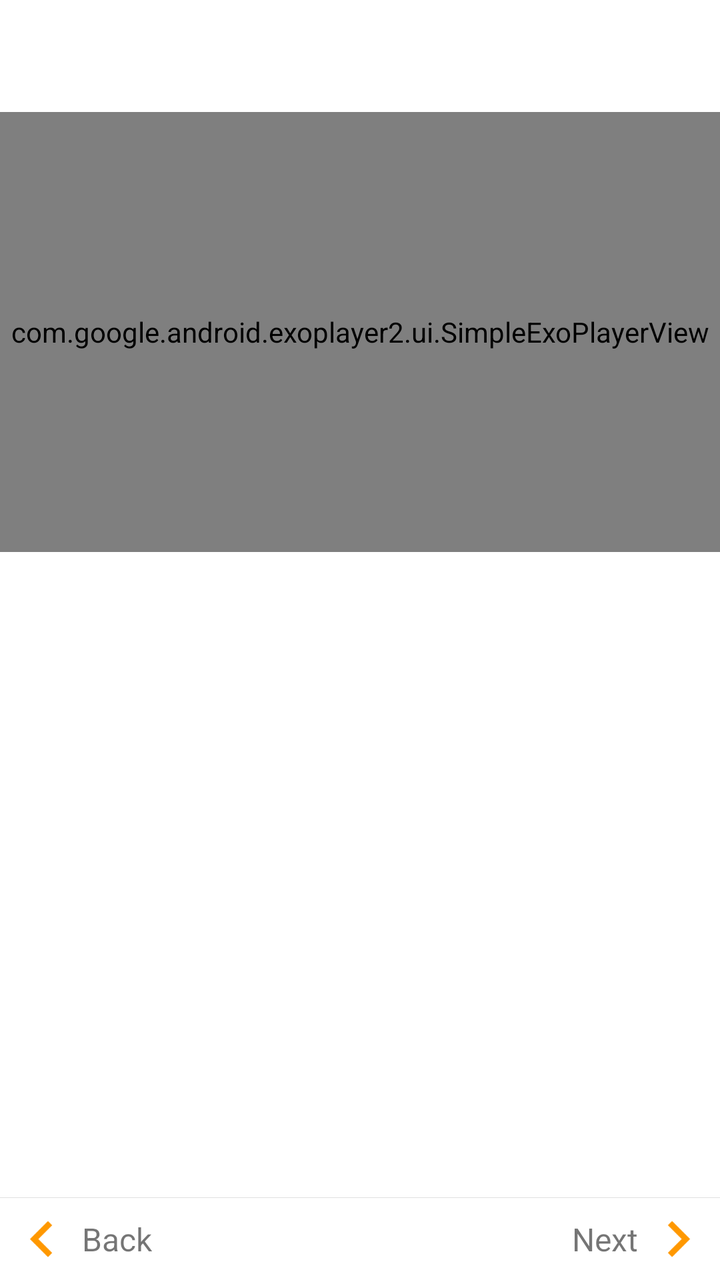
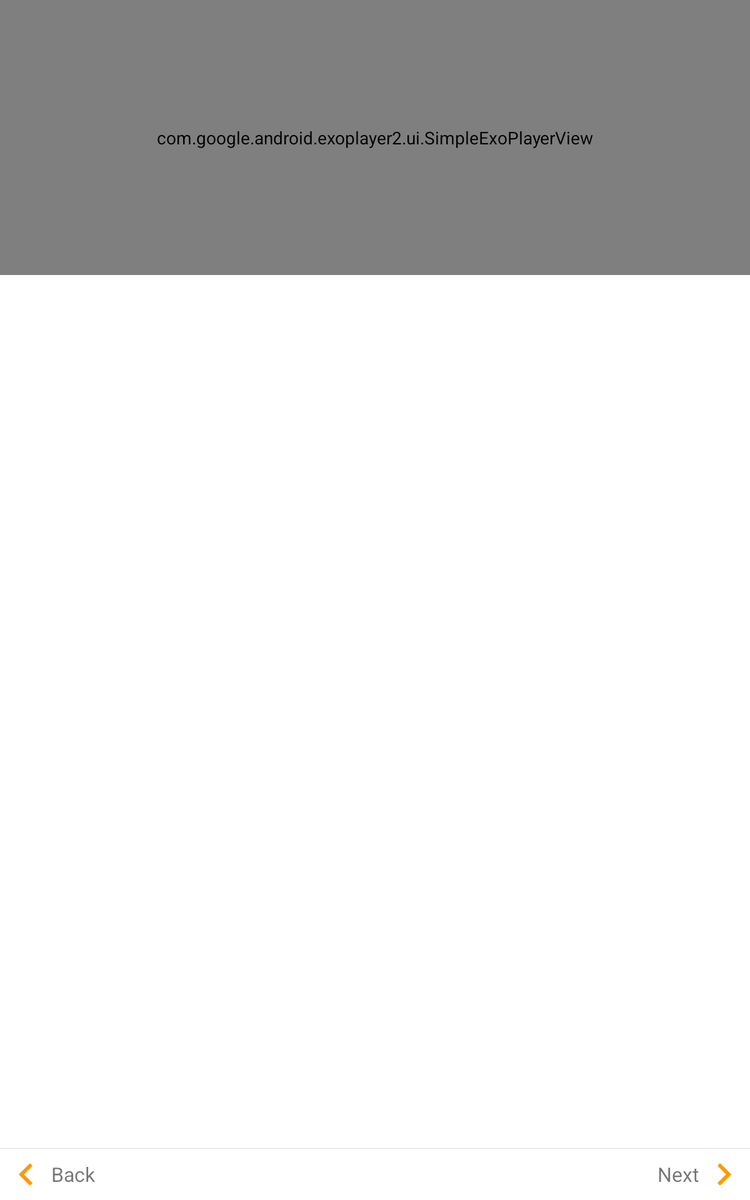

The same Android screen from two of the app's own layout files: first res/layout/ as a phone draws it, then the repository's variant for another configuration, drawn on a device whose configuration selects that folder. Both files follow.
<!-- AndroidManifest.xml: activity theme AppThemeTranslucent -->
<!-- res/layout/fragment_recipe_step_detail.xml -->
<?xml version="1.0" encoding="utf-8"?>

<LinearLayout xmlns:android="http://schemas.android.com/apk/res/android"
    android:layout_width="match_parent"
    android:layout_height="match_parent"
    xmlns:app="http://schemas.android.com/apk/res-auto"
    xmlns:tools="http://schemas.android.com/tools"
    android:orientation="vertical"
    android:fitsSystemWindows="true">

    <include layout="@layout/include_toolbar" />

    <RelativeLayout
        android:layout_width="wrap_content"
        android:layout_height="wrap_content">

        <ImageView
            android:id="@+id/img_background_video"
            android:layout_width="match_parent"
            android:layout_height="220dp" />

        <com.google.android.exoplayer2.ui.SimpleExoPlayerView
            android:id="@+id/sep_step_video"
            android:layout_width="match_parent"
            android:layout_height="220dp"
            app:resize_mode="fill"/>

    </RelativeLayout>


    <ScrollView
        android:layout_width="match_parent"
        android:layout_height="0dp"
        android:layout_weight="1">
        <LinearLayout
            android:layout_width="match_parent"
            android:layout_height="wrap_content"
            android:orientation="vertical">
            <TextView
                android:id="@+id/tv_step"
                android:layout_width="match_parent"
                android:layout_height="wrap_content"
                android:layout_margin="24dp"
                android:textSize="16sp"/>
        </LinearLayout>
    </ScrollView>

    <LinearLayout
        android:layout_width="match_parent"
        android:layout_height="1px"
        android:background="@color/theme_divider"/>

    <LinearLayout
        android:id="@+id/ll_navigation"
        android:layout_width="match_parent"
        android:layout_height="wrap_content"
        android:orientation="horizontal">

        <LinearLayout
            android:id="@+id/ll_back"
            android:layout_width="wrap_content"
            android:layout_height="wrap_content"
            android:padding="8dp"
            android:orientation="horizontal"
            android:gravity="center_vertical">
            <ImageView
                android:layout_width="25dp"
                android:layout_height="25dp"
                android:src="@drawable/ic_keyboard_arrow_left"/>

            <TextView
                android:layout_width="wrap_content"
                android:layout_height="wrap_content"
                android:text="@string/back"
                android:layout_marginLeft="8dp"
                android:textSize="16sp"/>
        </LinearLayout>

        <View
            android:layout_width="0dp"
            android:layout_weight="1"
            android:layout_height="match_parent"/>

        <LinearLayout
            android:id="@+id/ll_next"
            android:layout_width="wrap_content"
            android:layout_height="wrap_content"
            android:padding="8dp"
            android:orientation="horizontal"
            android:gravity="center_vertical">
            <TextView
                android:layout_width="wrap_content"
                android:layout_height="wrap_content"
                android:text="@string/next"
                android:gravity="end"
                android:layout_marginRight="8dp"
                android:textSize="16sp"/>

            <ImageView
                android:layout_width="25dp"
                android:layout_height="25dp"
                android:src="@drawable/ic_keyboard_arrow_right"/>
        </LinearLayout>


    </LinearLayout>

</LinearLayout>
<!-- res/layout/include_toolbar.xml (included above) -->
<android.support.v7.widget.Toolbar
    xmlns:android="http://schemas.android.com/apk/res/android"
    xmlns:app="http://schemas.android.com/apk/res-auto"
    android:id="@+id/toolbar"
    android:layout_width="match_parent"
    android:layout_height="?attr/actionBarSize"
    android:theme="@style/ThemeOverlay.AppCompat.Light"
    app:popupTheme="@style/ThemeOverlay.AppCompat.Light"
    app:layout_collapseMode="pin"/>
<!-- resources referenced by this layout -->
<resources>
  <color name="theme_divider">#E0E0E0</color>
  <!-- drawable ic_keyboard_arrow_left: png bitmap (drawable-hdpi, 915 bytes) -->
  <!-- drawable ic_keyboard_arrow_right: png bitmap (drawable-hdpi, 916 bytes) -->
  <string name="back">Back</string>
  <string name="next">Next</string>
  <!-- from res/values-v21/ -->
  <style name="AppThemeTranslucent" parent="Theme.AppCompat.Light.NoActionBar">
          <item name="colorPrimary">@color/colorPrimary</item>
          <item name="colorPrimaryDark">@color/colorPrimary</item>
          <item name="colorAccent">@color/colorAccent</item>
  
          <item name="colorControlNormal">@color/colorAccent</item>
          <item name="colorControlActivated">@color/colorAccent</item>
          <item name="colorControlHighlight">@color/ripple</item>
  
          <item name="android:windowBackground">@color/white</item>
  
          <item name="android:windowContentTransitions">true</item>
  
          <item name="android:statusBarColor">@android:color/transparent</item>
          <item name="android:windowTranslucentStatus">true</item>
          <item name="android:windowActionBarOverlay">true</item>
          <item name="android:windowContentOverlay">@null</item>
      </style>
  <color name="colorPrimary">#FFFFFF</color>
  <color name="colorAccent">#FF9800</color>
  <color name="ripple">#33FFFFFF</color>
  <color name="white">#FFFFFF</color>
</resources>
<!-- res/layout-sw600dp/fragment_recipe_step_detail.xml (the repository's variant of the layout above) -->
<!-- drawn on a 7-inch tablet held upright -->
<?xml version="1.0" encoding="utf-8"?>

<LinearLayout xmlns:android="http://schemas.android.com/apk/res/android"
    android:layout_width="match_parent"
    android:layout_height="match_parent"
    xmlns:app="http://schemas.android.com/apk/res-auto"
    android:orientation="vertical"
    android:fitsSystemWindows="true">


    <RelativeLayout
        android:layout_width="wrap_content"
        android:layout_height="wrap_content">

        <ImageView
            android:id="@+id/img_background_video"
            android:layout_width="match_parent"
            android:layout_height="220dp" />

        <com.google.android.exoplayer2.ui.SimpleExoPlayerView
            android:id="@+id/sep_step_video"
            android:layout_width="match_parent"
            android:layout_height="220dp"
            app:resize_mode="fill"/>

    </RelativeLayout>


    <ScrollView
        android:layout_width="match_parent"
        android:layout_height="0dp"
        android:layout_weight="1">
        <LinearLayout
            android:layout_width="match_parent"
            android:layout_height="wrap_content"
            android:orientation="vertical">
            <TextView
                android:id="@+id/tv_step"
                android:layout_width="match_parent"
                android:layout_height="wrap_content"
                android:layout_margin="24dp"
                android:textSize="16sp"/>
        </LinearLayout>
    </ScrollView>

    <LinearLayout
        android:layout_width="match_parent"
        android:layout_height="1px"
        android:background="@color/theme_divider"/>

    <LinearLayout
        android:id="@+id/ll_navigation"
        android:layout_width="match_parent"
        android:layout_height="wrap_content"
        android:orientation="horizontal">

        <LinearLayout
            android:id="@+id/ll_back"
            android:layout_width="wrap_content"
            android:layout_height="wrap_content"
            android:padding="8dp"
            android:orientation="horizontal"
            android:gravity="center_vertical">
            <ImageView
                android:layout_width="25dp"
                android:layout_height="25dp"
                android:src="@drawable/ic_keyboard_arrow_left"/>

            <TextView
                android:layout_width="wrap_content"
                android:layout_height="wrap_content"
                android:text="@string/back"
                android:layout_marginLeft="8dp"
                android:textSize="16sp"/>
        </LinearLayout>

        <View
            android:layout_width="0dp"
            android:layout_weight="1"
            android:layout_height="match_parent"/>

        <LinearLayout
            android:id="@+id/ll_next"
            android:layout_width="wrap_content"
            android:layout_height="wrap_content"
            android:padding="8dp"
            android:orientation="horizontal"
            android:gravity="center_vertical">
            <TextView
                android:layout_width="wrap_content"
                android:layout_height="wrap_content"
                android:text="@string/next"
                android:gravity="end"
                android:layout_marginRight="8dp"
                android:textSize="16sp"/>

            <ImageView
                android:layout_width="25dp"
                android:layout_height="25dp"
                android:src="@drawable/ic_keyboard_arrow_right"/>
        </LinearLayout>


    </LinearLayout>

</LinearLayout>
